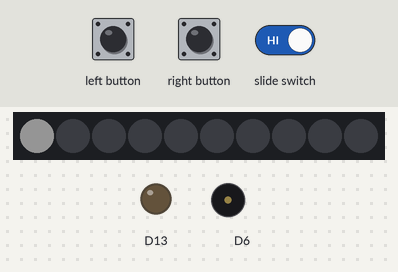
Bench run of a sketch on a simulated Adafruit Circuit Playground Express. Shown: 10 RGB LEDs in strip order, left to right, output pins drawn as LEDs (lit = HIGH), buzzer (waves = sounding). The test bench sets the inputs (shaded band). Dim RGB values are drawn brighter than linear; random numbers use the default seed unless the sketch sets one.

Above: at 0.8 s.
0.9 s: right button pressed for 0.15 s
At 2.4 s:
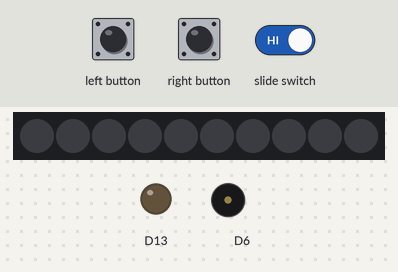
4.0 s: right button pressed for 3.2 s
At 6.93 s:
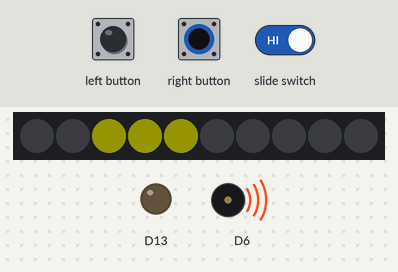
9.1 s: slide switch set LOW
12.1 s: left button pressed for 0.15 s
At 12.5 s:
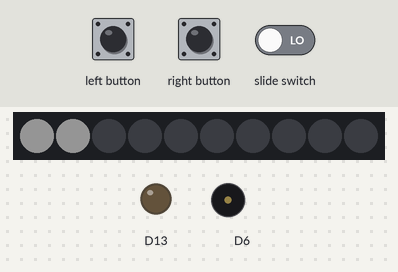
13.7 s: right button pressed for 1 s
At 14.76 s:
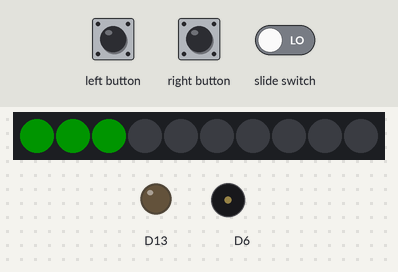
17.7 s: left button pressed for 3.2 s
At 20.32 s:
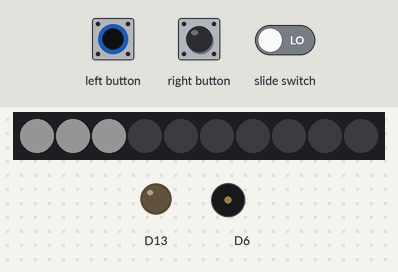
Timing chart, 0 to 21.8 s (numbered marks = the images above; inputs shaded):
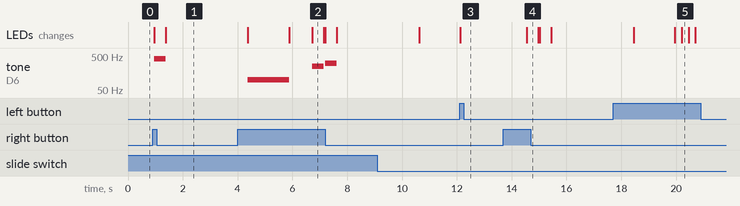

Measured:
- after the input at 0.9 s, tone on D6: silent → 415 Hz after 0.05 s, → silent 0.42 s later; the LEDs: first change after 0.05 s (image 1 shows a later state)
- after the input at 13.7 s, the LEDs: change after 0.85 s (image 4)
- what the display in image 2 shows lasts 0.4 s, from 6.7 s to 7.1 s

The sketch:

SimpleSimon.ino
```cpp
// (licence header left out)
#include <Adafruit_CircuitPlayground.h>

#define MAX_SEQUENCE    31
#define NO_BUTTON       -1
#define FAILURE_TONE    100
#define SEQUENCE_DELAY  800
#define GUESS_TIMEOUT   3000
#define DEBOUNCE        250
#define CAP_THRESHOLD   300 // Set this value to something that makes sense

uint8_t simonSequence[MAX_SEQUENCE];
uint8_t skillLevel;
uint8_t sequenceLength;
uint8_t currentStep;
unsigned long startGuessTime;
int8_t guess;

struct button {
  uint8_t capPad[2];
  uint8_t pixel[3];
  uint32_t color;
  uint16_t freq;
} simonButton[] = {
  { {3,2},    {0,1,2},  0x00FF00,   415 },  // GREEN
  { {0,1},    {2,3,4},  0xFFFF00,   252 },  // YELLOW
  { {12, 6},  {5,6,7},  0x0000FF,   209 },  // BLUE
  { {9, 10},  {7,8,9},  0xFF0000,   310 },  // RED
};

///////////////////////////////////////////////////////////////////////////////
void chooseSkillLevel() {
  while (!CircuitPlayground.rightButton()) {
    if (CircuitPlayground.leftButton()) {
      skillLevel = skillLevel + 1;
      if (skillLevel > 4) skillLevel = 1;

      CircuitPlayground.clearPixels();
      for (int p=0; p<skillLevel; p++) {
        CircuitPlayground.setPixelColor(p, 0xFFFFFF);
      }

      delay(DEBOUNCE);
    }
  }
}

///////////////////////////////////////////////////////////////////////////////
void newGame() {
  // Set game sequence length based on skill level
  switch (skillLevel) {
    case 1:
      sequenceLength = 8;
      break;
    case 2:
      sequenceLength = 14;
      break;
    case 3:
      sequenceLength = 20;
      break;
    case 4:
      sequenceLength = 31;
      break;
  }

  // Populate the game sequence
  for (int i=0; i<sequenceLength; i++) {
    simonSequence[i] = random(4);
  }

  // We start with the first step in the sequence
  currentStep = 1;
}

///////////////////////////////////////////////////////////////////////////////
void indicateButton(uint8_t b, uint16_t duration) {
  CircuitPlayground.clearPixels();
  for (int p=0; p<3; p++) {
    CircuitPlayground.setPixelColor(simonButton[b].pixel[p], simonButton[b].color);
  }

  if (CircuitPlayground.slideSwitch())
  {
    CircuitPlayground.playTone(simonButton[b].freq, duration);
  }
  else
  {
    delay(duration);
  }
  CircuitPlayground.clearPixels();
}

///////////////////////////////////////////////////////////////////////////////
void showSequence() {
  // Set tone playback duration based on current sequence length
  uint16_t toneDuration;
  if (currentStep<=5) {
    toneDuration = 420;
  } else if (currentStep<=13) {
    toneDuration = 320;
  } else {
    toneDuration = 220;
  }

  // Play back sequence up to current step
  for (int i=0; i<currentStep; i++) {
    delay(50);
    indicateButton(simonSequence[i], toneDuration);
  }
}

///////////////////////////////////////////////////////////////////////////////
uint8_t getButtonPress() {
  for (int b=0; b<4; b++) {
    for (int p=0; p<2; p++) {
      if (CircuitPlayground.readCap(simonButton[b].capPad[p]) > CAP_THRESHOLD) {
        indicateButton(b, DEBOUNCE);
        return b;
      }
    }
  }
  return NO_BUTTON;
}

///////////////////////////////////////////////////////////////////////////////
void gameLost(int b) {
  // Show button that should have been pressed
  for (int p=0; p<3; p++) {
    CircuitPlayground.setPixelColor(simonButton[b].pixel[p], simonButton[b].color);
  }

  // Play sad sound :(
  if (CircuitPlayground.slideSwitch())
  {
    CircuitPlayground.playTone(FAILURE_TONE, 1500);
  }
  else
  {
    delay(1500);
  }

  // And just sit here until reset
  int p = 0, p_old = 0;

  while (true)
  {
    if (CircuitPlayground.leftButton() || CircuitPlayground.rightButton())
    {
      break;
    }

    CircuitPlayground.clearPixels();
    CircuitPlayground.setPixelColor(p_old, 0x777777);
    CircuitPlayground.setPixelColor(p, 0xFFFFFF);
    p_old = p;
    p = (p+1)%10;
    delay(150);
  }

  // Create game
  Reset();
}

///////////////////////////////////////////////////////////////////////////////
void gameWon() {
  // Play 'razz' special victory signal
  for (int i=0; i<3; i++) {
    indicateButton(3, 100);  // RED
    indicateButton(1, 100);  // YELLOW
    indicateButton(2, 100);  // BLUE
    indicateButton(0, 100);  // GREEN
  }
  indicateButton(3, 100);  // RED
  indicateButton(1, 100);  // YELLOW

  // Change tones to failure tone
  for (int b=0; b<4; b++) simonButton[b].freq = FAILURE_TONE;

  // Continue for another 0.8 seconds
  for (int i=0; i<2; i++) {
    indicateButton(2, 100);  // BLUE
    indicateButton(0, 100);  // GREEN
    indicateButton(3, 100);  // RED
    indicateButton(1, 100);  // YELLOW
  }

  // Change tones to silence
  for (int b=0; b<4; b++) simonButton[b].freq = 0;

  // Loop lights forever
  while (true) {
    indicateButton(2, 100);  // BLUE
    indicateButton(0, 100);  // GREEN
    indicateButton(3, 100);  // RED
    indicateButton(1, 100);  // YELLOW
  }
}

///////////////////////////////////////////////////////////////////////////////
void setup() {
  // Initialize the Circuit Playground
  CircuitPlayground.begin();
  Reset();
}

void Reset()
{
  // Set play level
  skillLevel = 1;
  CircuitPlayground.clearPixels();
  CircuitPlayground.setPixelColor(0, 0xFFFFFF);
  chooseSkillLevel();

  // Sowing the seeds of random
  randomSeed(millis());

  // Create game
  newGame();
}

///////////////////////////////////////////////////////////////////////////////
void loop() {
  // Show sequence up to current step
  showSequence();

  // Read player button presses
  for (int s=0; s<currentStep; s++) {
    startGuessTime = millis();
    guess = NO_BUTTON;
    while ((millis() - startGuessTime < GUESS_TIMEOUT) && (guess==NO_BUTTON)) {
      guess = getButtonPress();
    }
    if (guess != simonSequence[s]) {
      gameLost(simonSequence[s]);
    }
  }
  currentStep++;
  if (currentStep > sequenceLength) {
    delay(SEQUENCE_DELAY);
    gameWon();
  }
  delay(SEQUENCE_DELAY);
}
```
